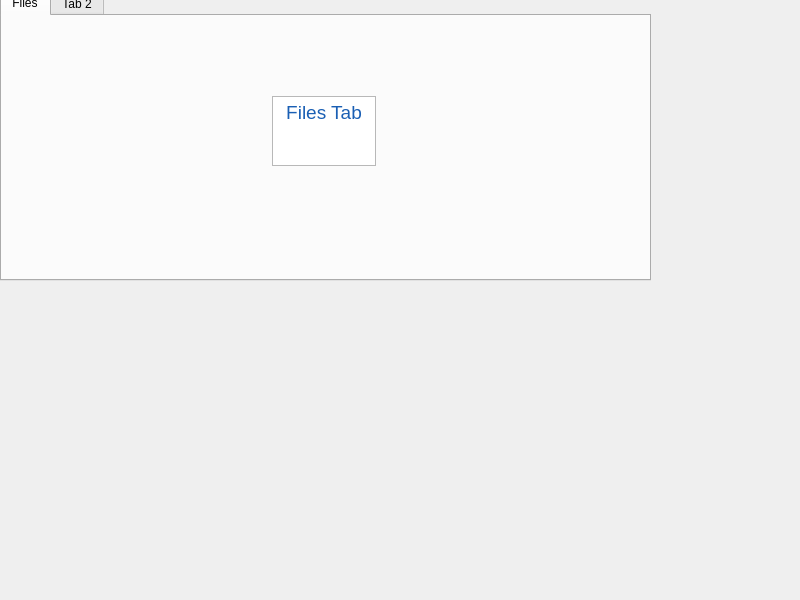
<?xml version="1.0" encoding="UTF-8"?>
<ui version="4.0">
 <class>MainWindow</class>
 <widget class="QMainWindow" name="MainWindow">
  <property name="geometry">
   <rect>
    <x>0</x>
    <y>0</y>
    <width>800</width>
    <height>600</height>
   </rect>
  </property>
  <property name="windowTitle">
   <string>MainWindow</string>
  </property>
  <widget class="QWidget" name="centralwidget">
   <widget class="QTabWidget" name="tabWidget">
    <property name="geometry">
     <rect>
      <x>0</x>
      <y>-10</y>
      <width>651</width>
      <height>291</height>
     </rect>
    </property>
    <property name="accessibleName">
     <string>FIles</string>
    </property>
    <property name="currentIndex">
     <number>0</number>
    </property>
    <widget class="QWidget" name="fileTab">
     <property name="accessibleName">
      <string>Editor</string>
     </property>
     <attribute name="title">
      <string>Files</string>
     </attribute>
     <widget class="QTextEdit" name="textEdit_2">
      <property name="geometry">
       <rect>
        <x>270</x>
        <y>80</y>
        <width>104</width>
        <height>70</height>
       </rect>
      </property>
      <property name="html">
       <string>&lt;!DOCTYPE HTML PUBLIC &quot;-//W3C//DTD HTML 4.0//EN&quot; &quot;http://www.w3.org/TR/REC-html40/strict.dtd&quot;&gt;
&lt;html&gt;&lt;head&gt;&lt;meta name=&quot;qrichtext&quot; content=&quot;1&quot; /&gt;&lt;meta charset=&quot;utf-8&quot; /&gt;&lt;style type=&quot;text/css&quot;&gt;
p, li { white-space: pre-wrap; }
hr { height: 1px; border-width: 0; }
li.unchecked::marker { content: &quot;\2610&quot;; }
li.checked::marker { content: &quot;\2612&quot;; }
&lt;/style&gt;&lt;/head&gt;&lt;body style=&quot; font-family:'Noto Sans'; font-size:9pt; font-weight:400; font-style:normal;&quot;&gt;
&lt;p align=&quot;center&quot; style=&quot; margin-top:0px; margin-bottom:0px; margin-left:0px; margin-right:0px; -qt-block-indent:0; text-indent:0px;&quot;&gt;&lt;span style=&quot; font-size:14pt; color:#1a5fb4;&quot;&gt;Files Tab&lt;/span&gt;&lt;/p&gt;&lt;/body&gt;&lt;/html&gt;</string>
      </property>
     </widget>
    </widget>
    <widget class="QWidget" name="tab_2">
     <attribute name="title">
      <string>Tab 2</string>
     </attribute>
     <widget class="QTextEdit" name="textEdit">
      <property name="geometry">
       <rect>
        <x>260</x>
        <y>90</y>
        <width>104</width>
        <height>70</height>
       </rect>
      </property>
      <property name="html">
       <string>&lt;!DOCTYPE HTML PUBLIC &quot;-//W3C//DTD HTML 4.0//EN&quot; &quot;http://www.w3.org/TR/REC-html40/strict.dtd&quot;&gt;
&lt;html&gt;&lt;head&gt;&lt;meta name=&quot;qrichtext&quot; content=&quot;1&quot; /&gt;&lt;meta charset=&quot;utf-8&quot; /&gt;&lt;style type=&quot;text/css&quot;&gt;
p, li { white-space: pre-wrap; }
hr { height: 1px; border-width: 0; }
li.unchecked::marker { content: &quot;\2610&quot;; }
li.checked::marker { content: &quot;\2612&quot;; }
&lt;/style&gt;&lt;/head&gt;&lt;body style=&quot; font-family:'Noto Sans'; font-size:9pt; font-weight:400; font-style:normal;&quot;&gt;
&lt;p align=&quot;center&quot; style=&quot; margin-top:0px; margin-bottom:0px; margin-left:0px; margin-right:0px; -qt-block-indent:0; text-indent:0px;&quot;&gt;&lt;span style=&quot; font-size:14pt; color:#ff7800;&quot;&gt;Editor&lt;/span&gt;&lt;span style=&quot; color:#ff7800;&quot;&gt; &lt;/span&gt;&lt;span style=&quot; font-size:14pt; color:#ff7800;&quot;&gt;Tab&lt;/span&gt;&lt;/p&gt;&lt;/body&gt;&lt;/html&gt;</string>
      </property>
     </widget>
    </widget>
   </widget>
  </widget>
 </widget>
 <resources/>
 <connections/>
</ui>
